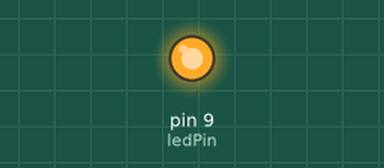
Simulated run of this sketch. Board: Arduino Uno, built with avr-gcc and run on an emulated ATmega328P. Shown: output pins drawn as LEDs (lit = HIGH).

Above: at 1.0 s.
At 3.0 s:
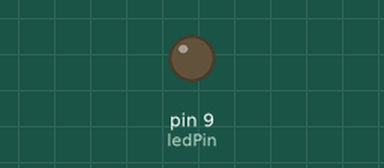
Timing chart, 0 to 5.2 s (numbered marks = the images above):
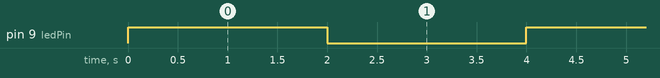

Measured:
- by itself, pin 9 (ledPin): alternates HIGH for 2.0 s and LOW for 2.0 s

The sketch:

VG_intervalodefinido.ino
```cpp
/*E6T1
<circuito com variáveis globais e intervalo definido.>
Elaborada por: <Miguel Escorsin F.S>
Data: <29/03/21>
*/
int ledPin=9;
int intervalo=2000;
void setup()
{
  pinMode(ledPin, OUTPUT);
}

void loop()
{
  digitalWrite(ledPin, HIGH);
  delay(intervalo); // Wait for 1000 millisecond(s)
  digitalWrite(ledPin, LOW);
  delay(intervalo); // Wait for 1000 millisecond(s)
}
```
